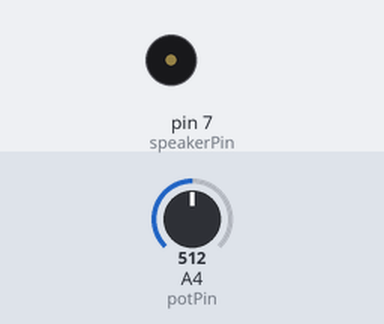
Bench run of a sketch on a simulated Arduino Uno, built with avr-gcc and run on an emulated ATmega328P. Shown: buzzer (waves = sounding). The test bench sets the inputs (shaded band); at power-on: A4 (potPin) = 512. What the sketch prints to the serial monitor is not drawn.

Above: at 0.35 s.
Timing chart, 0 to 3.0 s (numbered marks = the images above):
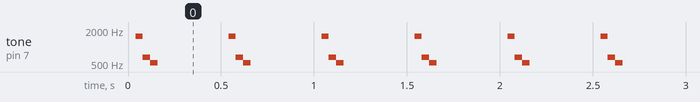

Measured:
- by itself, tone on pin 7 (speakerPin): plays 1545 Hz for 0.04 s, 655 Hz for 0.04 s, 528 Hz for 0.04 s, 1545 Hz for 0.04 s, 655 Hz for 0.04 s, 528 Hz for 0.04 s … (780 notes in this stretch)

The sketch:

QUIZans1.ino
```cpp
int potPin = 4;
int speakerPin = 7;
void setup() {
  // put your setup code here, to run once:
Serial.begin(9600);
pinMode(speakerPin, OUTPUT);
}

void loop() {

int val = analogRead(potPin);
int mappedVal = map(val,0,990,50,2);
Serial.println(mappedVal);

  for(int i = 0; i < 1000; i+=10) {

digitalWrite(speakerPin, HIGH);
delayMicroseconds(i);
digitalWrite(speakerPin,LOW);
delayMicroseconds(i);
  }
  delay(400);
}
```
